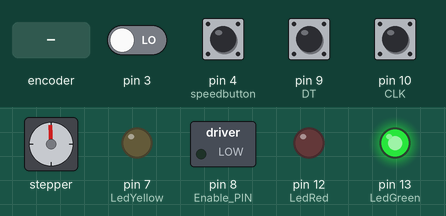
Bench run of a sketch on a simulated Arduino Uno, built with avr-gcc and run on an emulated ATmega328P. On the bench: stepper motor, switched loads named in the sketch (green lamp = pin HIGH), output pins drawn as LEDs (lit = HIGH). The test bench sets the inputs (shaded band); at power-on: pin 9 (DT), pin 10 (CLK) HIGH, pin 3, pin 4 (speedbutton) LOW. Stepper angles assume 200 steps per turn.

Above: at 1.2 s.
1.3 s: rotary encoder on pin 10 (CLK) / pin 9 (DT) turned 1 step (first pin leading)
At 2.4 s:
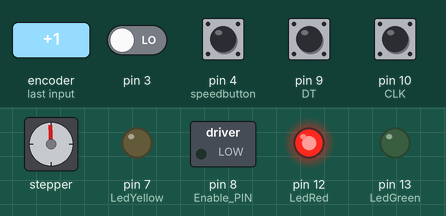
3.0 s: pin 3 driven HIGH
At 4.1 s:
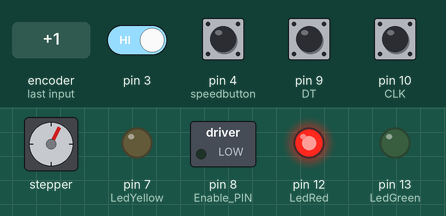
6.0 s: rotary encoder on pin 10 (CLK) / pin 9 (DT) turned 1 step (first pin leading)
9.0 s: rotary encoder on pin 10 (CLK) / pin 9 (DT) turned 2 steps (second pin leading)
At 9.6 s:
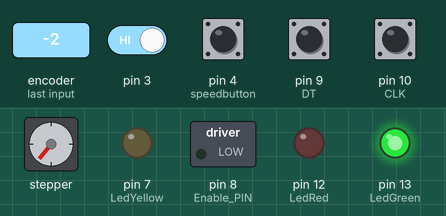
10.9 s: rotary encoder on pin 10 (CLK) / pin 9 (DT) turned 1 step (first pin leading)
At 11.6 s:
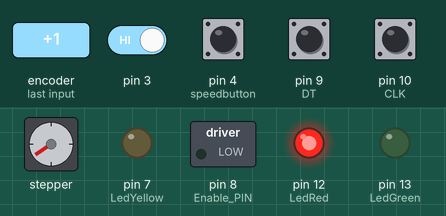
13.9 s: rotary encoder on pin 10 (CLK) / pin 9 (DT) turned 2 steps (second pin leading)
At 14.07 s:
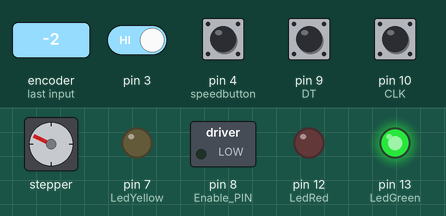
Timing chart, 0 to 19.4 s (numbered marks = the images above; inputs shaded):
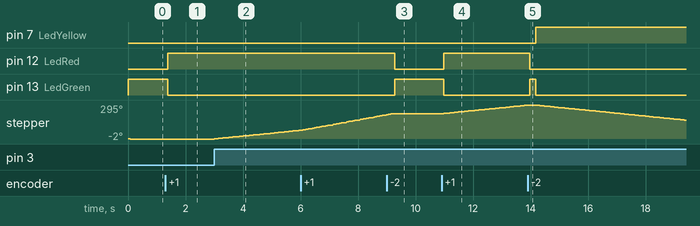

Measured:
- after the input at 1.3 s, pin 12 (LedRed): LOW → HIGH after 0.08 s; pin 13 (LedGreen): HIGH → LOW after 0.08 s
- after the input at 3.0 s, stepper: keeps turning clockwise at about 26°/s, starting at once
- after the input at 9.0 s, pin 12 (LedRed): HIGH → LOW after 0.28 s; pin 13 (LedGreen): LOW → HIGH after 0.28 s; stepper: goes on until 9.2 s, then stays 219°
- after the input at 10.9 s, pin 12 (LedRed): LOW → HIGH after 0.08 s; pin 13 (LedGreen): HIGH → LOW after 0.08 s; stepper: keeps turning clockwise at about 26°/s, starting after 0.08 s
- after the input at 13.9 s, pin 7 (LedYellow): LOW → HIGH after 0.28 s; pin 12 (LedRed): HIGH → LOW after 0.08 s; pin 13 (LedGreen): LOW → HIGH after 0.08 s, → LOW 0.20 s later

The sketch:

Stepper_RotaryEnc_VarioSpeed_V03.ino
```cpp
/*
PIN USED

D9  Rotary encoder DT (end stop X on CNC shield)
D10 Rotary encoder CLK (end stop Y on CNC shield)
D11 Rotary encoder SW (end stop Z on CNC shield)
D4  speedbutton (Z on CNC shield)
D2  STEP on a4988
D5  DIR on a4988
D8  ENABLE on a4988
D3  ISR number (1 =INT1) - VIRTUAL - RESERVED

CONTROL LED :
D13  Green LED on SpnDir
D12  Red LED on SpnEn
D7    Yellow on Z Dir

*/


#include <AccelStepper.h>

int motorSpeed = 10000; //maximum steps per second (about 5rps / at 8 microsteps)
int motorAccel = 180; //steps/second/second to accelerate 3600 default

const unsigned char ttable[7][4] = {
{0x0, 0x2, 0x4, 0x0}, {0x3, 0x0, 0x1, 0x10},
{0x3, 0x2, 0x0, 0x0}, {0x3, 0x2, 0x1, 0x0},
{0x6, 0x0, 0x4, 0x0}, {0x6, 0x5, 0x0, 0x20},
{0x6, 0x5, 0x4, 0x0},
};

// Rotary encoder connections
#define DT 9
#define CLK 10
#define SW 11
#define DIR_CCW 0x10
#define DIR_CW 0x20

// CONTROL LED
#define LedYellow 7
#define LedRed 12
#define LedGreen 13

int speed;
int counter;

// Stepper connections
int motorStepPin = 2;
int motorDirPin = 5;
int speedbutton = 4;
const int Enable_PIN = 8;

AccelStepper stepper(1, motorStepPin, motorDirPin);
volatile unsigned char state = 0;

void intervitesse(){
 switch (digitalRead (speedbutton)) {
      case HIGH:
//      stepper.stop();
        speed=100;  // fast speed
         break;

      case LOW:
//      stepper.stop();
        speed=1;  // slow speed
        break;
                                      }
                  }

void setup(){
// Rotary encoder
  pinMode(DT, INPUT);
  pinMode(CLK, INPUT);
  pinMode(SW, INPUT);
  digitalWrite(SW, HIGH);
  pinMode(speedbutton, INPUT);

// CONTROL LED
  pinMode(LedRed, OUTPUT);
  pinMode(LedGreen, OUTPUT);
  pinMode(LedYellow, OUTPUT);

// Motor
  pinMode(Enable_PIN, OUTPUT);
  digitalWrite(Enable_PIN, LOW);
  stepper.setMaxSpeed(motorSpeed);
  stepper.setSpeed(motorSpeed);
  stepper.setAcceleration(motorAccel);

//  stepper.moveTo(8000); //move 32000 steps (should be 10 rev)
  Serial.begin(9600);

// ISR on speed button selection
  attachInterrupt(1, intervitesse, CHANGE);

}

void loop(){


 unsigned char result;
  /* Reset the counter */
 counter = 0;

  while(1)
  {/* Read the status of the dial */
    unsigned char pinstate = (digitalRead(CLK) << 1) | digitalRead(DT);
    state = ttable[state & 0xf][pinstate];
   result=state&0x30;
    if(result==DIR_CCW) counter++;
        if(result==DIR_CW) counter--;

/* If needed, the number of steps can be modified with the rotary encoder :
   stepper.moveTo(counter*vitesse);
*/


   if (counter != 0) {
                      if (counter > 0) {digitalWrite(LedRed, HIGH); digitalWrite(LedGreen, LOW); digitalWrite(LedYellow, LOW);}
                      else
                      {digitalWrite(LedRed, LOW); digitalWrite(LedGreen, LOW); digitalWrite(LedYellow, HIGH);}
                      }
   else {digitalWrite(LedRed, LOW); digitalWrite(LedYellow, LOW); digitalWrite(LedGreen, HIGH);}

   stepper.move(counter*speed);
   stepper.run();
     }


}
```
